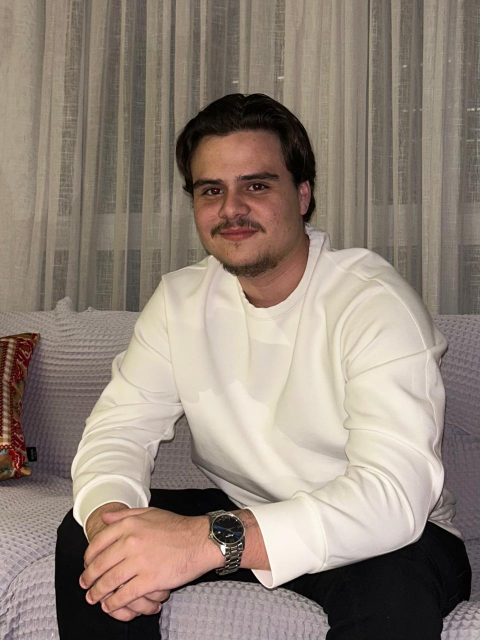
#> input picture source/profile.jpg, 960 x 1280 px (shown at 1/2 size)
$ python make_ascii_svg.py ../source/profile.jpg
#> lines starting #> are read from the running program, lines starting #| are printed output that depends on the picture
#> in main, portrait is the input picture: PIL image 960x1280 RGB; mean R, G, B 145.6, 132, 120.9
#!/usr/bin/env python3
"""Render a minimal, face-first ASCII avatar from the real portrait cutout."""
from __future__ import annotations

import argparse
import os
from pathlib import Path

from PIL import Image, ImageEnhance, ImageFilter, ImageOps

ROOT = Path(__file__).resolve().parents[1]
RAMP = "  .:-*#@"
THEMES = {
    "dark": {"panel": "#0d1117", "portrait": "#c9d1d9", "texture": "#8b949e"},
    "light": {"panel": "#ffffff", "portrait": "#24292f", "texture": "#57606a"},
}


def face_crop(image: Image.Image) -> tuple[Image.Image, tuple[int, int, int, int] | None]:
    """Detect a face with OpenCV and expand it to an avatar bust crop.

    The fallback coordinates are tuned to the supplied profile cutout and avoid
    using the full-person alpha bounding box.
    """
    rgba = image.convert("RGBA")
    face: tuple[int, int, int, int] | None = None
    try:
        import cv2  # type: ignore[import-not-found]
        import numpy as np  # type: ignore[import-not-found]

        array = np.array(rgba.convert("RGB"))
        gray = cv2.cvtColor(array, cv2.COLOR_RGB2GRAY)
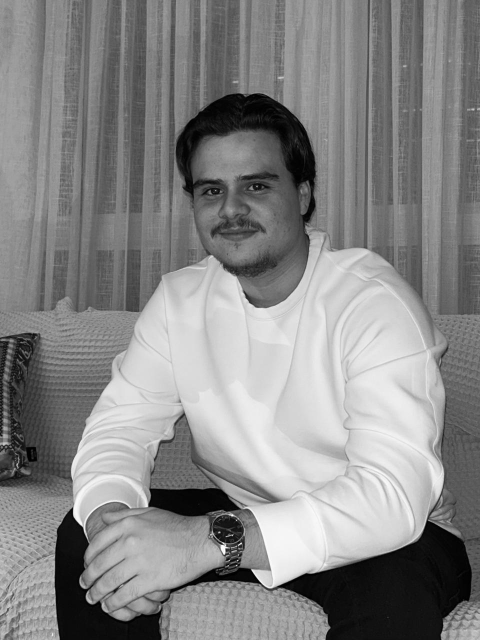
#> gray: shape (1280, 960) (shown at 1/2 size); min 0, max 255, mean 134.8
        cascade = cv2.CascadeClassifier(str(Path(cv2.data.haarcascades) / "haarcascade_frontalface_default.xml"))
        faces = cascade.detectMultiScale(gray, scaleFactor=1.1, minNeighbors=5, minSize=(80, 80))
#> faces = [[343, 278, 256, 256]]
        if len(faces):
            face = tuple(map(int, max(faces, key=lambda item: item[2] * item[3])))
#> face = (343, 278, 256, 256)
    except (ImportError, OSError):
        pass
    if face:
        x, y, width, height = face
#> x = 343; y = 278; width = 256; height = 256
        left = x - int(width * 0.45)
#> left = 228
        top = y - int(height * 0.35)
#> top = 189
        right = x + width + int(width * 0.45)
#> right = 714
        bottom = y + height + int(height * 0.70)
#> bottom = 713
    else:
        left, top = int(rgba.width * 0.25), int(rgba.height * 0.10)
        right, bottom = int(rgba.width * 0.78), int(rgba.height * 0.63)
    left, top = max(0, left), max(0, top)
    right, bottom = min(rgba.width, right), min(rgba.height, bottom)
    return rgba.crop((left, top, right, bottom)), face


def ascii_lines(image: Image.Image, columns: int) -> tuple[list[str], tuple[int, int, int, int] | None]:
    """Use foreground, CLAHE, blur, posterization and edges without filling skin."""
    crop, face = face_crop(image)
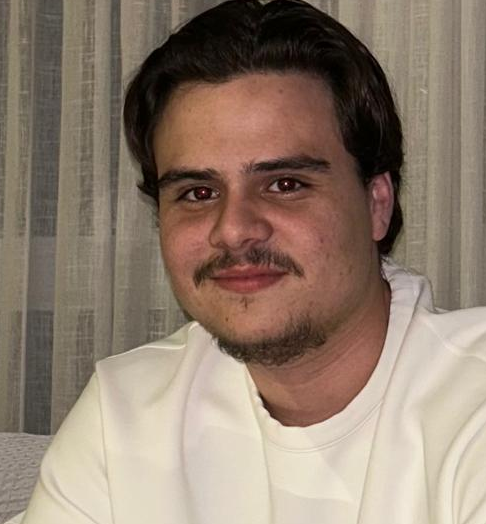
#> crop: PIL image 486x524 RGBA; mean R, G, B, A 143.3, 125.5, 110.5, 255
#> face = (343, 278, 256, 256)
    rows = round(columns * (crop.height / crop.width) * 0.75)
#> rows = 37
    rows = max(34, min(44, rows))
    alpha = crop.getchannel("A").resize((columns, rows), Image.Resampling.LANCZOS)
#> alpha: PIL image 46x37 L; every value is 255
    gray = ImageOps.grayscale(crop)
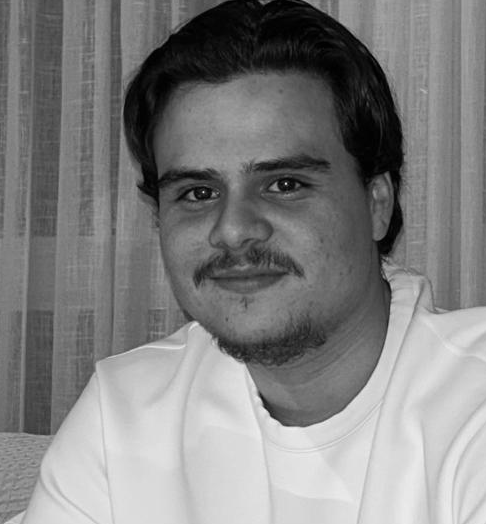
#> gray: PIL image 486x524 L; min 0, max 237, mean 129.1
    try:
        import cv2  # type: ignore[import-not-found]
        import numpy as np  # type: ignore[import-not-found]

        enhanced = cv2.createCLAHE(clipLimit=2.0, tileGridSize=(8, 8)).apply(np.array(gray))
        gray = Image.fromarray(enhanced)
    except ImportError:
        gray = ImageOps.autocontrast(gray, cutoff=1)
    gray = ImageEnhance.Contrast(gray).enhance(1.20).filter(ImageFilter.GaussianBlur(radius=0.45))
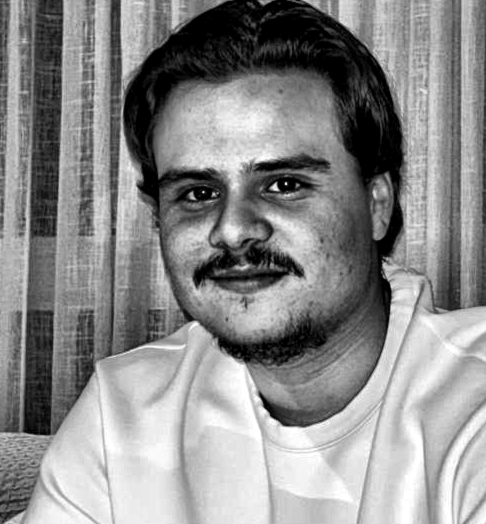
#> gray: PIL image 486x524 L; min 0, max 255, mean 139.3
    posterized = ImageOps.posterize(gray, 3).resize((columns, rows), Image.Resampling.LANCZOS)
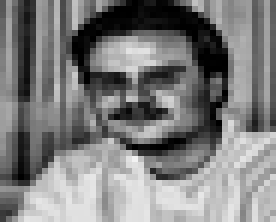
#> posterized: PIL image 46x37 L (shown 6 times larger); min 0, max 242, mean 124.8
    edge_source = gray.filter(ImageFilter.FIND_EDGES)
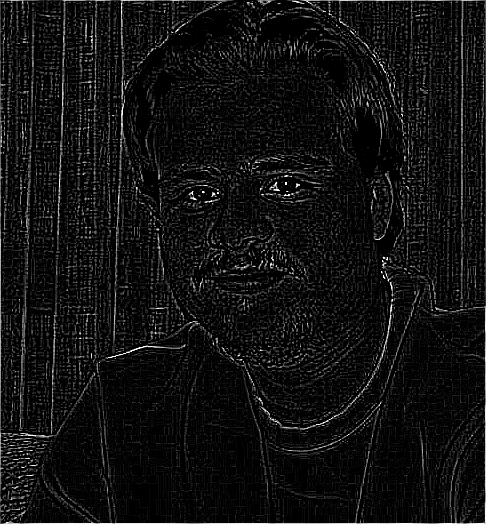
#> edge_source: PIL image 486x524 L; min 0, max 255, mean 17.1
    edges = ImageEnhance.Contrast(edge_source).enhance(1.35).resize((columns, rows), Image.Resampling.LANCZOS)
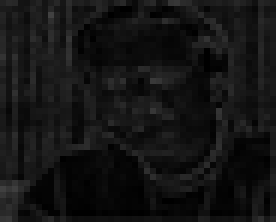
#> edges: PIL image 46x37 L (shown 6 times larger); min 0, max 65, mean 19.5
    lines: list[str] = []
    for y in range(rows):
        row = []
        for x in range(columns):
            mask = alpha.getpixel((x, y))
            if mask < 85:
                row.append(" ")
                continue
            darkness = 255 - posterized.getpixel((x, y))
            edge = edges.getpixel((x, y))
            # White clothing is removed: it contributes only if it has a strong edge.
            edge_importance = int(edge * 0.58) if darkness > 30 else 0
            importance = max(darkness, edge_importance) * mask // 255
            if importance < 48:
                row.append(" ")
            elif importance < 74:
                row.append(".")
            elif importance < 108:
                row.append(":")
            elif importance < 150:
                row.append("-")
            elif importance < 190:
                row.append("*")
            elif importance < 224:
                row.append("#")
            else:
                row.append("@")
        lines.append("".join(row).rstrip())
#> after the loop, lines = 37 items
    return lines, face


def decorative_background(theme: str) -> str:
    """Create a sparse, deterministic terminal texture outside the face halo."""
    chars = (".", ":", "`", "-", "'")
    marks = []
    for y in range(30, 405, 14):
        for x in range(22, 330, 15):
            # Elliptical exclusion zone keeps the portrait immediately dominant.
            halo = ((x - 175) / 137) ** 2 + ((y - 215) / 179) ** 2
            token = (x * 17 + y * 31 + x * y) % 23
            if halo > 1.0 and token in (0, 1, 2):
                marks.append(f'<text x="{x}" y="{y}">{chars[token % len(chars)]}</text>')
    return f'<g fill="{THEMES[theme]["texture"]}" opacity=".16" font-family="ui-monospace,SFMono-Regular,Menlo,Consolas,monospace" font-size="7">{"".join(marks)}</g>'


def render(lines: list[str], theme: str, static: bool) -> str:
    colors = THEMES[theme]
    columns = max(len(line) for line in lines) if lines else 1
    font_size = min(9.0, 296 / (columns * 0.60))
    line_height = font_size * 1.08
    x = (350 - columns * font_size * 0.60) / 2
    start_y = (430 - len(lines) * line_height) / 2 + font_size
    rows = []
    for index, line in enumerate(lines):
        opacity = "1" if static else "0"
        animation = "" if static else f'<animate attributeName="opacity" from="0" to="1" begin="{index * .018:.3f}s" dur=".11s" fill="freeze"/>'
        safe = line.replace("&", "&amp;").replace("<", "&lt;").replace(">", "&gt;")
        rows.append(f'<text x="{x:.1f}" y="{start_y + index * line_height:.1f}" opacity="{opacity}">{safe}{animation}</text>')
    portrait = f'<g transform="translate(175 215) scale(1.065) translate(-175 -215)" fill="{colors["portrait"]}" font-family="ui-monospace,SFMono-Regular,Menlo,Consolas,monospace" font-size="{font_size:.2f}">{"".join(rows)}</g>'
    return f'<svg xmlns="http://www.w3.org/2000/svg" width="350" height="430" viewBox="0 0 350 430" role="img" aria-labelledby="title desc"><title id="title">ASCII avatar of Mateus Menezes</title><desc id="desc">A minimal monochrome ASCII bust portrait emphasizing Mateus Menezes&apos;s face, with a subtle peripheral terminal texture.</desc><rect width="350" height="430" rx="12" fill="{colors["panel"]}"/>{decorative_background(theme)}{portrait}</svg>'


def main() -> int:
    parser = argparse.ArgumentParser(description="Render face-focused ASCII portrait SVGs.")
    parser.add_argument("image", type=Path)
    parser.add_argument("--columns", type=int, default=46, choices=range(40, 61))
    parser.add_argument("--preview", type=Path, help="Write one dark-theme local preview SVG instead of assets.")
    args = parser.parse_args()
    if not args.image.is_file():
        parser.error(f"Portrait not found: {args.image}")
    with Image.open(args.image) as portrait:
        lines, face = ascii_lines(portrait, args.columns)
#> lines = 37 items; face = (343, 278, 256, 256)
    destination = args.preview or ROOT / "assets"
    static = os.environ.get("STATIC") == "1"
    if args.preview:
        args.preview.parent.mkdir(parents=True, exist_ok=True)
        args.preview.write_text(render(lines, "dark", static), encoding="utf-8")
        print(f"Generated {args.preview}")
    else:
        for theme in THEMES:
            (destination / f"ascii-v2-{theme}.svg").write_text(render(lines, theme, static), encoding="utf-8")
#> this loop made 2 passes
        print("Generated assets/ascii-v2-dark.svg and assets/ascii-v2-light.svg")
    print(f"Face detection: {face or 'fallback crop'}; grid: {args.columns}x{len(lines)}")
#| Face detection: (343, 278, 256, 256); grid: 46x37
    return 0


if __name__ == "__main__":
    raise SystemExit(main())
#> (the program exits here)
